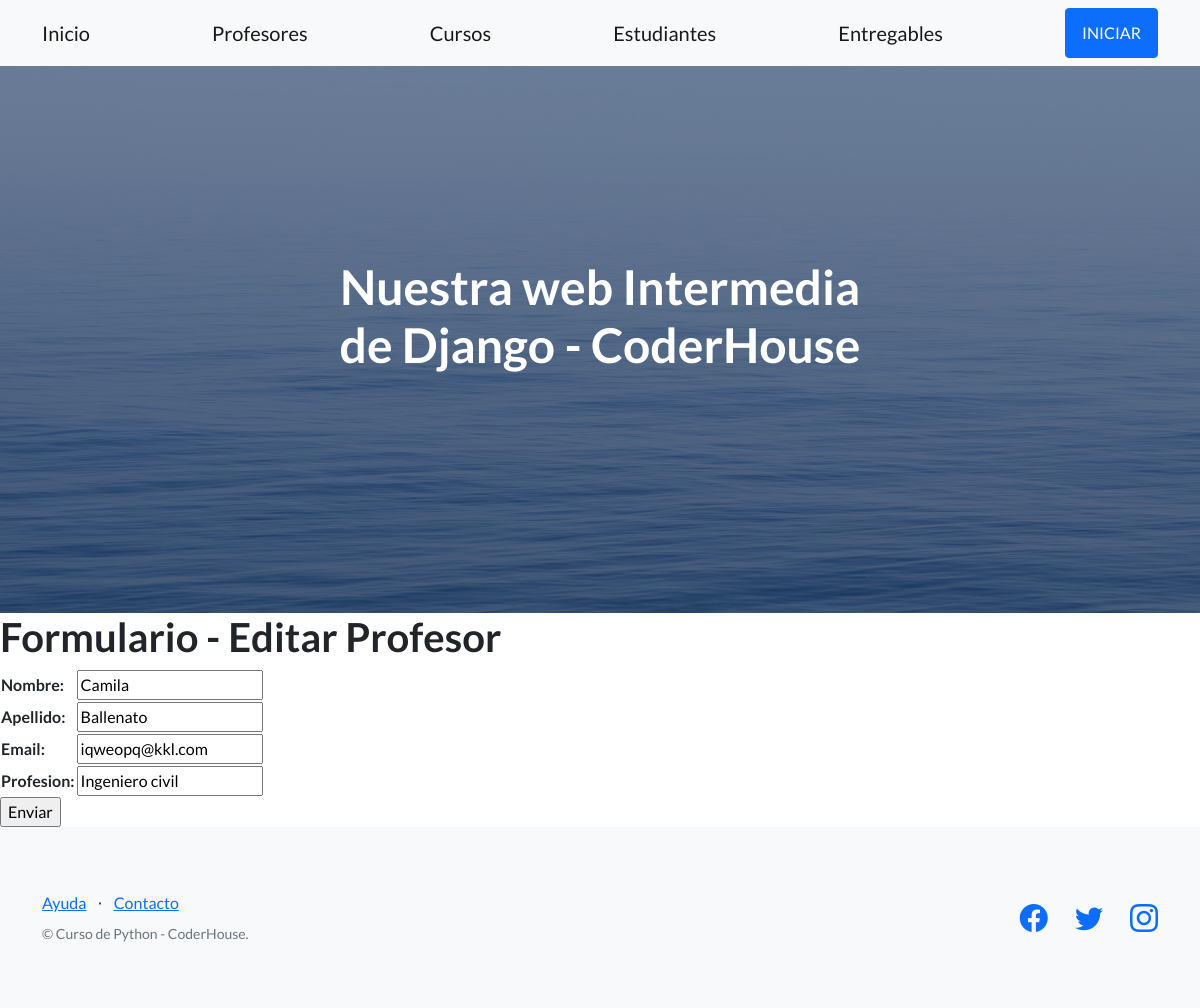
The page /AppCoder/editarProfesor/Camila/ on the database its author committed.
### AppCoder/models.py (models this page shows, shortened)
class Profesor(models.Model):
    nombre = models.CharField(max_length = 30)
    apellido = models.CharField(max_length = 40)
    email = models.EmailField()
    profesion = models.CharField(max_length = 30)

### AppCoder/views.py (the view)
# urls.py: path('editarProfesor/<profesor_nombre>/', views.editarProfesor, name="EditarProfesor"),
def editarProfesor(request, profesor_nombre):
      profesor = Profesor.objects.get(nombre=profesor_nombre)
      if request.method == 'POST':
            miFormulario = ProfesorFormularios(request.POST) #aquí mellega toda la información del html
            print(miFormulario)
            if miFormulario.is_valid:   #Si pasó la validación de Django
                  informacion = miFormulario.cleaned_data
                  profesor.nombre = informacion['nombre']
                  profesor.apellido = informacion['apellido']
                  profesor.email = informacion['email']
                  profesor.profesion = informacion['profesion']
                  profesor.save()
                  return render(request, "AppCoder/inicio.html") #Vuelvo al inicio o a donde quieran
      else:
            miFormulario= ProfesorFormularios(initial={'nombre': profesor.nombre, 'apellido':profesor.apellido ,
            'email':profesor.email, 'profesion':profesor.profesion})
      return render(request, "AppCoder/editarProfesores.html", {"miFormulario":miFormulario, "profesor_nombre":profesor_nombre})

### AppCoder/forms.py
class ProfesorFormularios(forms.Form):
    nombre = forms.CharField(max_length=30)
    apellido = forms.CharField(max_length=30)
    email = forms.EmailField()
    profesion = forms.CharField(max_length=30)

### AppCoder/templates/AppCoder/editarProfesores.html (shortened to what this page needs)
{% extends "AppCoder/padre.html" %}
{% load static %}
{% block contenidoQueCambia %}
    <h1>Formulario - Editar Profesor</h1>
    <form action="" method="POST">{% csrf_token %}
        <table>
            {{ miFormulario.as_table }}
        </table>
        <input type="submit", value="Enviar">
    </form>
{% endblock %}

### rows shown on the page
Profesor: nombre "Camila", apellido "Ballenato", email "iqweopq@kkl.com", profesion "Ingeniero civil"
